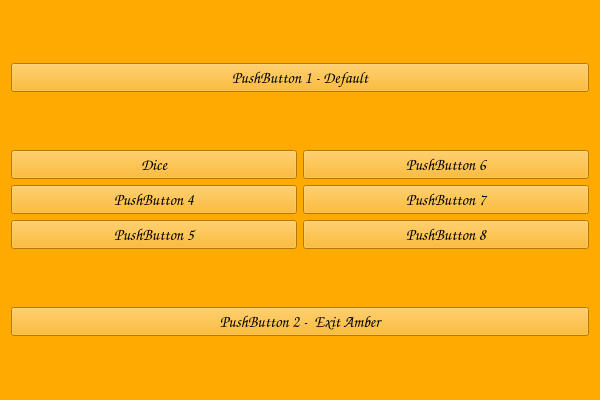
<?xml version="1.0" encoding="UTF-8"?>
<ui version="4.0">
 <class>Amber</class>
 <widget class="QMainWindow" name="Amber">
  <property name="geometry">
   <rect>
    <x>0</x>
    <y>0</y>
    <width>600</width>
    <height>400</height>
   </rect>
  </property>
  <property name="minimumSize">
   <size>
    <width>300</width>
    <height>200</height>
   </size>
  </property>
  <property name="palette">
   <palette>
    <active>
     <colorrole role="WindowText">
      <brush brushstyle="SolidPattern">
       <color alpha="255">
        <red>0</red>
        <green>0</green>
        <blue>0</blue>
       </color>
      </brush>
     </colorrole>
     <colorrole role="Button">
      <brush brushstyle="SolidPattern">
       <color alpha="255">
        <red>255</red>
        <green>170</green>
        <blue>0</blue>
       </color>
      </brush>
     </colorrole>
     <colorrole role="Light">
      <brush brushstyle="SolidPattern">
       <color alpha="255">
        <red>255</red>
        <green>213</green>
        <blue>127</blue>
       </color>
      </brush>
     </colorrole>
     <colorrole role="Midlight">
      <brush brushstyle="SolidPattern">
       <color alpha="255">
        <red>255</red>
        <green>191</green>
        <blue>63</blue>
       </color>
      </brush>
     </colorrole>
     <colorrole role="Dark">
      <brush brushstyle="SolidPattern">
       <color alpha="255">
        <red>127</red>
        <green>85</green>
        <blue>0</blue>
       </color>
      </brush>
     </colorrole>
     <colorrole role="Mid">
      <brush brushstyle="SolidPattern">
       <color alpha="255">
        <red>170</red>
        <green>113</green>
        <blue>0</blue>
       </color>
      </brush>
     </colorrole>
     <colorrole role="Text">
      <brush brushstyle="SolidPattern">
       <color alpha="255">
        <red>0</red>
        <green>0</green>
        <blue>0</blue>
       </color>
      </brush>
     </colorrole>
     <colorrole role="BrightText">
      <brush brushstyle="SolidPattern">
       <color alpha="255">
        <red>255</red>
        <green>255</green>
        <blue>255</blue>
       </color>
      </brush>
     </colorrole>
     <colorrole role="ButtonText">
      <brush brushstyle="SolidPattern">
       <color alpha="255">
        <red>0</red>
        <green>0</green>
        <blue>0</blue>
       </color>
      </brush>
     </colorrole>
     <colorrole role="Base">
      <brush brushstyle="SolidPattern">
       <color alpha="255">
        <red>255</red>
        <green>255</green>
        <blue>255</blue>
       </color>
      </brush>
     </colorrole>
     <colorrole role="Window">
      <brush brushstyle="SolidPattern">
       <color alpha="255">
        <red>255</red>
        <green>170</green>
        <blue>0</blue>
       </color>
      </brush>
     </colorrole>
     <colorrole role="Shadow">
      <brush brushstyle="SolidPattern">
       <color alpha="255">
        <red>0</red>
        <green>0</green>
        <blue>0</blue>
       </color>
      </brush>
     </colorrole>
     <colorrole role="AlternateBase">
      <brush brushstyle="SolidPattern">
       <color alpha="255">
        <red>255</red>
        <green>212</green>
        <blue>127</blue>
       </color>
      </brush>
     </colorrole>
     <colorrole role="ToolTipBase">
      <brush brushstyle="SolidPattern">
       <color alpha="255">
        <red>255</red>
        <green>255</green>
        <blue>220</blue>
       </color>
      </brush>
     </colorrole>
     <colorrole role="ToolTipText">
      <brush brushstyle="SolidPattern">
       <color alpha="255">
        <red>0</red>
        <green>0</green>
        <blue>0</blue>
       </color>
      </brush>
     </colorrole>
    </active>
    <inactive>
     <colorrole role="WindowText">
      <brush brushstyle="SolidPattern">
       <color alpha="255">
        <red>0</red>
        <green>0</green>
        <blue>0</blue>
       </color>
      </brush>
     </colorrole>
     <colorrole role="Button">
      <brush brushstyle="SolidPattern">
       <color alpha="255">
        <red>255</red>
        <green>170</green>
        <blue>0</blue>
       </color>
      </brush>
     </colorrole>
     <colorrole role="Light">
      <brush brushstyle="SolidPattern">
       <color alpha="255">
        <red>255</red>
        <green>213</green>
        <blue>127</blue>
       </color>
      </brush>
     </colorrole>
     <colorrole role="Midlight">
      <brush brushstyle="SolidPattern">
       <color alpha="255">
        <red>255</red>
        <green>191</green>
        <blue>63</blue>
       </color>
      </brush>
     </colorrole>
     <colorrole role="Dark">
      <brush brushstyle="SolidPattern">
       <color alpha="255">
        <red>127</red>
        <green>85</green>
        <blue>0</blue>
       </color>
      </brush>
     </colorrole>
     <colorrole role="Mid">
      <brush brushstyle="SolidPattern">
       <color alpha="255">
        <red>170</red>
        <green>113</green>
        <blue>0</blue>
       </color>
      </brush>
     </colorrole>
     <colorrole role="Text">
      <brush brushstyle="SolidPattern">
       <color alpha="255">
        <red>0</red>
        <green>0</green>
        <blue>0</blue>
       </color>
      </brush>
     </colorrole>
     <colorrole role="BrightText">
      <brush brushstyle="SolidPattern">
       <color alpha="255">
        <red>255</red>
        <green>255</green>
        <blue>255</blue>
       </color>
      </brush>
     </colorrole>
     <colorrole role="ButtonText">
      <brush brushstyle="SolidPattern">
       <color alpha="255">
        <red>0</red>
        <green>0</green>
        <blue>0</blue>
       </color>
      </brush>
     </colorrole>
     <colorrole role="Base">
      <brush brushstyle="SolidPattern">
       <color alpha="255">
        <red>255</red>
        <green>255</green>
        <blue>255</blue>
       </color>
      </brush>
     </colorrole>
     <colorrole role="Window">
      <brush brushstyle="SolidPattern">
       <color alpha="255">
        <red>255</red>
        <green>170</green>
        <blue>0</blue>
       </color>
      </brush>
     </colorrole>
     <colorrole role="Shadow">
      <brush brushstyle="SolidPattern">
       <color alpha="255">
        <red>0</red>
        <green>0</green>
        <blue>0</blue>
       </color>
      </brush>
     </colorrole>
     <colorrole role="AlternateBase">
      <brush brushstyle="SolidPattern">
       <color alpha="255">
        <red>255</red>
        <green>212</green>
        <blue>127</blue>
       </color>
      </brush>
     </colorrole>
     <colorrole role="ToolTipBase">
      <brush brushstyle="SolidPattern">
       <color alpha="255">
        <red>255</red>
        <green>255</green>
        <blue>220</blue>
       </color>
      </brush>
     </colorrole>
     <colorrole role="ToolTipText">
      <brush brushstyle="SolidPattern">
       <color alpha="255">
        <red>0</red>
        <green>0</green>
        <blue>0</blue>
       </color>
      </brush>
     </colorrole>
    </inactive>
    <disabled>
     <colorrole role="WindowText">
      <brush brushstyle="SolidPattern">
       <color alpha="255">
        <red>127</red>
        <green>85</green>
        <blue>0</blue>
       </color>
      </brush>
     </colorrole>
     <colorrole role="Button">
      <brush brushstyle="SolidPattern">
       <color alpha="255">
        <red>255</red>
        <green>170</green>
        <blue>0</blue>
       </color>
      </brush>
     </colorrole>
     <colorrole role="Light">
      <brush brushstyle="SolidPattern">
       <color alpha="255">
        <red>255</red>
        <green>213</green>
        <blue>127</blue>
       </color>
      </brush>
     </colorrole>
     <colorrole role="Midlight">
      <brush brushstyle="SolidPattern">
       <color alpha="255">
        <red>255</red>
        <green>191</green>
        <blue>63</blue>
       </color>
      </brush>
     </colorrole>
     <colorrole role="Dark">
      <brush brushstyle="SolidPattern">
       <color alpha="255">
        <red>127</red>
        <green>85</green>
        <blue>0</blue>
       </color>
      </brush>
     </colorrole>
     <colorrole role="Mid">
      <brush brushstyle="SolidPattern">
       <color alpha="255">
        <red>170</red>
        <green>113</green>
        <blue>0</blue>
       </color>
      </brush>
     </colorrole>
     <colorrole role="Text">
      <brush brushstyle="SolidPattern">
       <color alpha="255">
        <red>127</red>
        <green>85</green>
        <blue>0</blue>
       </color>
      </brush>
     </colorrole>
     <colorrole role="BrightText">
      <brush brushstyle="SolidPattern">
       <color alpha="255">
        <red>255</red>
        <green>255</green>
        <blue>255</blue>
       </color>
      </brush>
     </colorrole>
     <colorrole role="ButtonText">
      <brush brushstyle="SolidPattern">
       <color alpha="255">
        <red>127</red>
        <green>85</green>
        <blue>0</blue>
       </color>
      </brush>
     </colorrole>
     <colorrole role="Base">
      <brush brushstyle="SolidPattern">
       <color alpha="255">
        <red>255</red>
        <green>170</green>
        <blue>0</blue>
       </color>
      </brush>
     </colorrole>
     <colorrole role="Window">
      <brush brushstyle="SolidPattern">
       <color alpha="255">
        <red>255</red>
        <green>170</green>
        <blue>0</blue>
       </color>
      </brush>
     </colorrole>
     <colorrole role="Shadow">
      <brush brushstyle="SolidPattern">
       <color alpha="255">
        <red>0</red>
        <green>0</green>
        <blue>0</blue>
       </color>
      </brush>
     </colorrole>
     <colorrole role="AlternateBase">
      <brush brushstyle="SolidPattern">
       <color alpha="255">
        <red>255</red>
        <green>170</green>
        <blue>0</blue>
       </color>
      </brush>
     </colorrole>
     <colorrole role="ToolTipBase">
      <brush brushstyle="SolidPattern">
       <color alpha="255">
        <red>255</red>
        <green>255</green>
        <blue>220</blue>
       </color>
      </brush>
     </colorrole>
     <colorrole role="ToolTipText">
      <brush brushstyle="SolidPattern">
       <color alpha="255">
        <red>0</red>
        <green>0</green>
        <blue>0</blue>
       </color>
      </brush>
     </colorrole>
    </disabled>
   </palette>
  </property>
  <property name="font">
   <font>
    <family>Comic Sans MS</family>
    <pointsize>12</pointsize>
   </font>
  </property>
  <property name="mouseTracking">
   <bool>true</bool>
  </property>
  <property name="windowTitle">
   <string>Amber QT3D</string>
  </property>
  <widget class="QWidget" name="centralWidget">
   <layout class="QVBoxLayout" name="verticalLayout">
    <item>
     <widget class="QPushButton" name="pushButton">
      <property name="text">
       <string>PushButton 1 - Default</string>
      </property>
     </widget>
    </item>
    <item>
     <layout class="QHBoxLayout" name="DisplayLayout">
      <item>
       <layout class="QVBoxLayout" name="verticalLayout_2">
        <item>
         <widget class="QPushButton" name="pushButton_3">
          <property name="text">
           <string>Dice</string>
          </property>
         </widget>
        </item>
        <item>
         <widget class="QPushButton" name="pushButton_4">
          <property name="text">
           <string>PushButton 4</string>
          </property>
         </widget>
        </item>
        <item>
         <widget class="QPushButton" name="pushButton_5">
          <property name="text">
           <string>PushButton 5</string>
          </property>
         </widget>
        </item>
       </layout>
      </item>
      <item>
       <layout class="QVBoxLayout" name="verticalLayout_3">
        <item>
         <widget class="QPushButton" name="pushButton_6">
          <property name="text">
           <string>PushButton 6</string>
          </property>
         </widget>
        </item>
        <item>
         <widget class="QPushButton" name="pushButton_7">
          <property name="text">
           <string>PushButton 7</string>
          </property>
         </widget>
        </item>
        <item>
         <widget class="QPushButton" name="pushButton_8">
          <property name="text">
           <string>PushButton 8</string>
          </property>
         </widget>
        </item>
       </layout>
      </item>
     </layout>
    </item>
    <item>
     <widget class="QPushButton" name="pushButton_2">
      <property name="text">
       <string>PushButton 2 -  Exit Amber</string>
      </property>
     </widget>
    </item>
   </layout>
  </widget>
 </widget>
 <layoutdefault spacing="6" margin="11"/>
 <resources>
  <include location="Amber.qrc"/>
 </resources>
 <connections/>
</ui>
